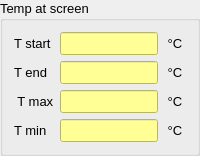
         <widget class="QGroupBox" name="TempAtScreen_GroupBox">
          <property name="maximumSize">
           <size>
            <width>200</width>
            <height>16777215</height>
           </size>
          </property>
          <property name="font">
           <font>
            <pointsize>10</pointsize>
           </font>
          </property>
          <property name="title">
           <string>Temp at screen</string>
          </property>
          <layout class="QVBoxLayout" name="verticalLayout_7">
           <item>
            <layout class="QGridLayout" name="gridLayout_4">
             <item row="2" column="0">
              <widget class="QLabel" name="label_7">
               <property name="font">
                <font>
                 <pointsize>10</pointsize>
                </font>
               </property>
               <property name="text">
                <string> T max</string>
               </property>
              </widget>
             </item>
             <item row="3" column="0">
              <widget class="QLabel" name="label_8">
               <property name="font">
                <font>
                 <pointsize>10</pointsize>
                </font>
               </property>
               <property name="text">
                <string>T min</string>
               </property>
              </widget>
             </item>
             <item row="0" column="0">
              <widget class="QLabel" name="label_9">
               <property name="font">
                <font>
                 <pointsize>10</pointsize>
                </font>
               </property>
               <property name="text">
                <string>T start</string>
               </property>
              </widget>
             </item>
             <item row="1" column="0">
              <widget class="QLabel" name="label_10">
               <property name="font">
                <font>
                 <pointsize>10</pointsize>
                </font>
               </property>
               <property name="text">
                <string>T end</string>
               </property>
              </widget>
             </item>
             <item row="1" column="1">
              <widget class="QLineEdit" name="TEnd_LE">
               <property name="enabled">
                <bool>true</bool>
               </property>
               <property name="font">
                <font>
                 <pointsize>10</pointsize>
                </font>
               </property>
               <property name="styleSheet">
                <string notr="true">background-color: rgb(255, 255, 149);</string>
               </property>
               <property name="readOnly">
                <bool>true</bool>
               </property>
              </widget>
             </item>
             <item row="0" column="1">
              <widget class="QLineEdit" name="TStart_LE">
               <property name="enabled">
                <bool>true</bool>
               </property>
               <property name="font">
                <font>
                 <pointsize>10</pointsize>
                 <weight>50</weight>
                 <bold>false</bold>
                </font>
               </property>
               <property name="styleSheet">
                <string notr="true">background-color: rgb(255, 255, 149);</string>
               </property>
               <property name="readOnly">
                <bool>true</bool>
               </property>
              </widget>
             </item>
             <item row="0" column="2">
              <widget class="QLabel" name="UnitTStart_LB">
               <property name="font">
                <font>
                 <pointsize>10</pointsize>
                </font>
               </property>
               <property name="text">
                <string> °C </string>
               </property>
              </widget>
             </item>
             <item row="1" column="2">
              <widget class="QLabel" name="UnitTEnd_LB">
               <property name="font">
                <font>
                 <pointsize>10</pointsize>
                </font>
               </property>
               <property name="text">
                <string> °C </string>
               </property>
              </widget>
             </item>
             <item row="2" column="1">
              <widget class="QLineEdit" name="TMax_LE">
               <property name="enabled">
                <bool>true</bool>
               </property>
               <property name="font">
                <font>
                 <pointsize>10</pointsize>
                </font>
               </property>
               <property name="styleSheet">
                <string notr="true">background-color: rgb(255, 255, 149);</string>
               </property>
               <property name="readOnly">
                <bool>true</bool>
               </property>
              </widget>
             </item>
             <item row="3" column="1">
              <widget class="QLineEdit" name="TMin_LE">
               <property name="enabled">
                <bool>true</bool>
               </property>
               <property name="font">
                <font>
                 <pointsize>10</pointsize>
                </font>
               </property>
               <property name="styleSheet">
                <string notr="true">background-color: rgb(255, 255, 149);</string>
               </property>
               <property name="readOnly">
                <bool>true</bool>
               </property>
              </widget>
             </item>
             <item row="2" column="2">
              <widget class="QLabel" name="UnitTMax_LB">
               <property name="font">
                <font>
                 <pointsize>10</pointsize>
                </font>
               </property>
               <property name="text">
                <string> °C </string>
               </property>
              </widget>
             </item>
             <item row="3" column="2">
              <widget class="QLabel" name="UnitTMin_LB">
               <property name="font">
                <font>
                 <pointsize>10</pointsize>
                </font>
               </property>
               <property name="text">
                <string> °C </string>
               </property>
              </widget>
             </item>
            </layout>
           </item>
          </layout>
         </widget>
